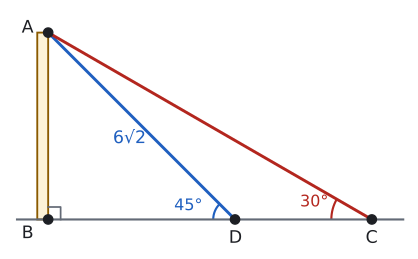

Write the Python code that produced this figure.
import sys; sys.path.insert(0, "tools")
from cizim import *

def uz(P, Q): return round(float(np.linalg.norm(np.asarray(P, float) - np.asarray(Q, float))), 3)
def kenar(ax, P, Q, metin, G, d=0.45, renk=YAZI, fs=13):
    """[PQ] kenarının ortasına, G noktasından uzak tarafa etiket."""
    P, Q = np.asarray(P, float), np.asarray(Q, float); M = (P + Q) / 2
    u = (Q - P) / np.linalg.norm(Q - P); v = np.array([-u[1], u[0]])
    if np.dot(v, M - np.asarray(G, float)) < 0: v = -v
    ax.text(*(M + d * v), metin, ha="center", va="center", color=renk, fontsize=fs)
def dik(ax, K, P, Q, s=0.3, renk=SOLUK):
    """K köşesinde KP ile KQ arasındaki dik açı işareti."""
    K, P, Q = (np.asarray(t, float) for t in (K, P, Q))
    u = (P - K) / np.linalg.norm(P - K) * s; v = (Q - K) / np.linalg.norm(Q - K) * s
    ax.plot(*zip(K + u, K + u + v, K + v), color=renk, lw=1.3)
def aci_olc(K, P, Q):
    u, v = np.asarray(P, float) - K, np.asarray(Q, float) - K
    return round(float(np.degrees(np.arccos(np.dot(u, v) / np.linalg.norm(u) / np.linalg.norm(v)))), 3)

# Soru 12: AB kule (B'de dik). AD = 6√2 halat yerle 45°; AC halatı yerle 30°. AB=6, BD=6, BC=6√3, AC=12.
B = np.array([0.0, 0.0]); A = np.array([0.0, 6.0]); D = np.array([6.0, 0]); C = np.array([6 * np.sqrt(3), 0])
print("AD", uz(A, D), "AC", uz(A, C), "D", aci_olc(D, A, B), "C", aci_olc(C, A, B))
fig, ax = sekil(5.4, 3.6); ax.set_aspect("equal"); ax.axis("off")
ax.plot([-1.0, 11.4], [0, 0], color=SOLUK, lw=1.6)
ax.add_patch(patches.Rectangle((-0.35, 0), 0.35, 6.0, facecolor=SARI_ACIK, edgecolor=SARI, lw=1.4))
ax.plot(*zip(A, D), color=MAVI); ax.plot(*zip(A, C), color=KIRMIZI)
dik(ax, B, A, D, s=0.4)
aci(ax, D, A, B, r=0.7, ad="", renk=MAVI); ax.text(D[0] - 1.5, 0.3, "45°", color=MAVI, fontsize=12, ha="center")
aci(ax, C, A, B, r=1.3, ad="", renk=KIRMIZI); ax.text(C[0] - 1.85, 0.42, "30°", color=KIRMIZI, fontsize=12, ha="center")
kenar(ax, A, D, "6√2", C, d=0.55, renk=MAVI)
nokta(ax, *A, "A", dx=-0.85, dy=0.0); nokta(ax, *B, "B", dx=-0.85, dy=-0.6); nokta(ax, *D, "D", dx=-0.2, dy=-0.75); nokta(ax, *C, "C", dx=-0.2, dy=-0.75)
ax.set_xlim(-1.3, 11.6); ax.set_ylim(-1.0, 6.8)
kaydet(fig, __file__)
